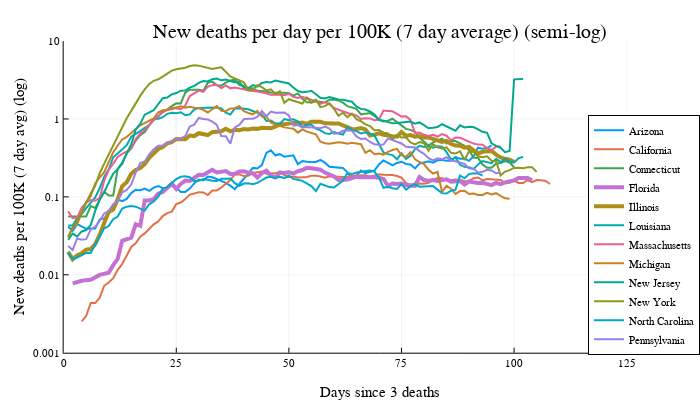

Here is the notebook cell this chart was saved with:
### Code cell
@df deathsByStateTopPerCap plot(:daysSince, :Value_new_rolling7_perCap, group=:Province_State,
                             legend=:bottomright, yformatter=fcl, lw=lwConfirmed, yscale=:log10,
                             xlimit=(0, maximum(:daysSince)*1.3), ylimit=(0.001, 10),
                             title="New deaths per day per 100K (7 day average) (semi-log)",
                             ylab="New deaths per 100K (7 day avg) (log)",
                             xlab="Days since 3 deaths"
                            )
